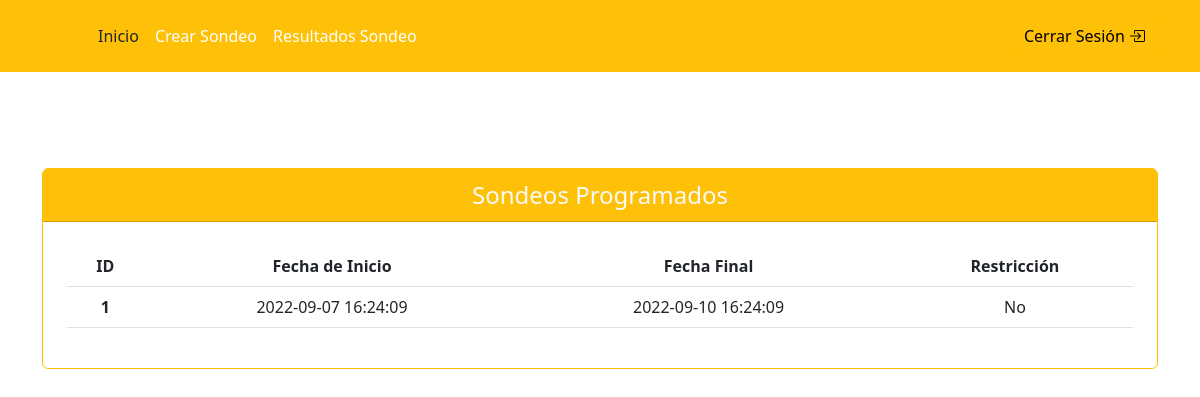
Before: /vista/administrador/principal_administrador.php with the older database file.
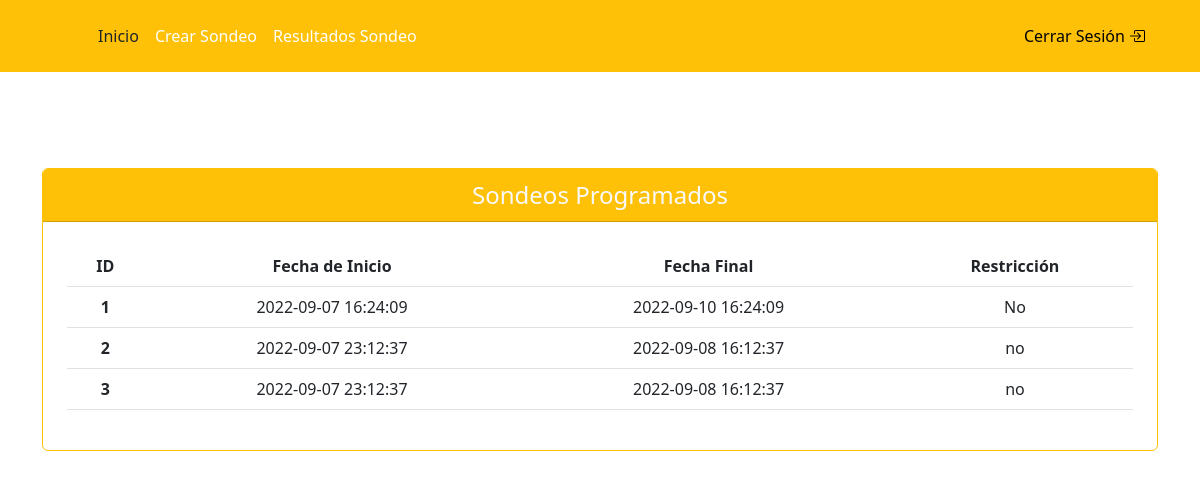
After: the same page with the newer database file.
### vista/administrador/principal_administrador.php (the view, shortened to what this page needs)
<!DOCTYPE html>
<html lang="en">
<head>
  <link rel="stylesheet" href="../../scss/custom.css">
  <link rel="stylesheet" href="https://cdn.jsdelivr.net/npm/bootstrap-icons@1.9.1/font/bootstrap-icons.css">
</head>
<body>
  <header class="p-3 bg-primary text-white">
    <div class="container">
      <div class="d-flex flex-wrap align-items-center justify-content-center justify-content-lg-start">
        <a href="/" class="d-flex align-items-center mb-2 mb-lg-0 text-white text-decoration-none">
          <svg class="bi me-2" width="40" height="32" role="img" aria-label="Bootstrap">
            <use xlink:href="#bootstrap"></use>
          </svg>
        </a>
        <ul class="nav col-12 col-lg-auto me-lg-auto mb-2 justify-content-center mb-md-0">
          <li><a href="principal_administrador.php" class="nav-link px-2 text-dark">Inicio</a></li>
          <li><a href="crear_sondeo.php" class="nav-link px-2 text-white">Crear Sondeo</a></li>
          <li><a href="#" class="nav-link px-2 text-white">Resultados Sondeo</a></li>
        </ul>
        <div class="text-end">
          <a href="../../controller/cerrar_sessión.php"><button type="button" class="btn btn-warning">Cerrar Sesión <i class="bi bi-box-arrow-in-right"></i></button></a>
        </div>
      </div>
    </div>
  </header>
  <div class="py-3 fs-3 "></div>
  <div class="py-3 fs-3 "></div>
  <div class="py-3 fs-3 "></div>
  <div class="container ">
    <div class="row justify-content-center">
      <div class="col">
        <div class="card border-primary text-primary text-center">
          <div class="card-header fs-4 bg-primary text-light">
            Sondeos Programados
          </div>
          <div class="p-4">
            <table class="table">
              <thead>
                <tr>
                  <th scope="col">ID</th>
                  <th scope="col">Fecha de Inicio</th>
                  <th scope="col">Fecha Final</th>
                  <th scope="col">Restricción</th>
                </tr>
              </thead>
              <?php
              $sondeo = $bd->query("select * from Creación_Sondeo");
              $r_sondeo = $sondeo->fetchAll(PDO::FETCH_OBJ);
              foreach ($r_sondeo as $dato) {
              ?>
                <tbody>
                  <tr>
                    <th scope="row"><?php echo $dato->ID; ?></th>
                    <td><?php echo $dato->fecha_inicio; ?></td>
                    <td><?php echo $dato->fecha_final; ?></td>
                    <td><?php echo $dato->Restricción; ?></td>
                  </tr>
                <?php
              }
                ?>
                </tbody>
            </table>
          </div>
        </div>
      </div>
</body>
</html>

Changed rows visible on the page:
added creación_sondeo: ID "2", fecha_inicio "2022-09-07 23:12:37", fecha_final "2022-09-08 16:12:37", Restricción "no"
added creación_sondeo: ID "3", fecha_inicio "2022-09-07 23:12:37", fecha_final "2022-09-08 16:12:37", Restricción "no"
